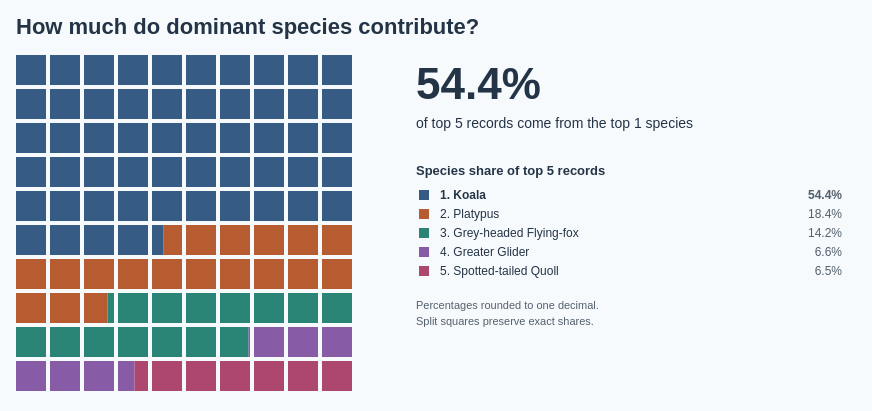

Specify this chart in Vega-Lite:
### Vega specification from a JSON file in a GitHub repository (floating-point values rounded to 4 significant figures; data arrays with more than 128 entries replaced by an {"elided": "..."} marker saying what was removed)
{"$schema": "https://vega.github.io/schema/vega/v5.json", "description": "Share of observation records among the five most recorded mammal species selected over 2017–2026 from Dataset/observations-794195.csv. These are the first five in the shared mammal ranking: Koala, Platypus, Grey-headed Flying-fox, Greater Glider and Spotted-tailed Quoll. The denominator is their combined 3,487 records, not all mammals or the top ten. Each of the 100 squares represents one percentage point of this top-five total; squares use the shared species colours. Boundary squares are split to preserve exact shares. Displayed percentages are rounded to one decimal; tooltips show two decimals. The dominant-species dropdown compares the top one, three or five species without changing the tile allocation or denominator. Hover to highlight and click to link species selection across mammal charts. Subspecies are combined with parent species using the first two scientific-name components; genus-only records are excluded. Records without coordinates are included. Counts represent recording activity, not abundance. Includes partial 2026.", "width": 840, "height": 340, "padding": 16, "background": "#f7fafc", "title": {"text": "How much do dominant species contribute?", "anchor": "start", "font": "Arial", "fontSize": 22, "color": "#243447", "offset": 16, "fontWeight": "bold"}, "signals": [{"name": "topN", "value": 1, "bind": {"input": "select", "options": [1, 3, 5], "labels": ["Top 1 species", "Top 3 species", "Top 5 species"], "name": "Dominant species: "}}, {"name": "totals", "update": "data('summary')[0]"}, {"name": "dominantShare", "update": "totals.dominant / totals.total"}, {"name": "legendColumnWidth", "value": 280}, {"name": "legendSymbolSize", "value": 100}, {"name": "hoveredSpecies", "value": null, "on": [{"events": "@speciesTiles:mouseover, @legendSymbols:mouseover, @speciesLabels:mouseover, @speciesShares:mouseover", "update": "datum.species"}, {"events": "@speciesTiles:mouseout, @legendSymbols:mouseout, @speciesLabels:mouseout, @speciesShares:mouseout", "update": "null"}]}], "data": [{"name": "speciesCounts", "values": {"elided": "146 records"}, "transform": [{"type": "window", "sort": {"field": ["count", "scientific_name"], "order": ["descending", "ascending"]}, "ops": ["row_number"], "as": ["rank"]}, {"type": "formula", "expr": "datum.rank <= topN ? datum.count : 0", "as": "dominantCount"}]}, {"name": "summary", "source": "speciesCounts", "transform": [{"type": "filter", "expr": "datum.rank <= 5"}, {"type": "aggregate", "fields": ["count", "dominantCount", "scientific_name"], "ops": ["sum", "sum", "count"], "as": ["total", "dominant", "speciesCount"]}]}, {"name": "topSpecies", "source": "speciesCounts", "transform": [{"type": "filter", "expr": "datum.rank <= 5"}, {"type": "collect", "sort": {"field": "rank", "order": "ascending"}}]}, {"name": "speciesIntervals", "source": "topSpecies", "transform": [{"type": "window", "sort": {"field": ["rank"], "order": ["ascending"]}, "ops": ["sum"], "fields": ["count"], "as": ["cumulativeCount"], "frame": [null, 0]}, {"type": "formula", "expr": "(datum.cumulativeCount - datum.count) / totals.total * 100", "as": "start"}, {"type": "formula", "expr": "datum.cumulativeCount / totals.total * 100", "as": "end"}]}, {"name": "speciesCells", "source": "speciesIntervals", "transform": [{"type": "formula", "expr": "sequence(floor(datum.start), ceil(datum.end))", "as": "indices"}, {"type": "flatten", "fields": ["indices"], "as": ["index"]}, {"type": "formula", "expr": "max(datum.start - datum.index, 0)", "as": "offset"}, {"type": "formula", "expr": "min(datum.index + 1, datum.end) - max(datum.index, datum.start)", "as": "fraction"}]}], "scales": [{"name": "speciesColor", "type": "ordinal", "domain": ["Koala", "Platypus", "Grey-headed Flying-fox", "Greater Glider", "Spotted-tailed Quoll", "European Rabbit", "Tasmanian Devil", "Quokka", "Eastern Quoll", "Australian Sea Lion"], "range": ["#365B85", "#B65C30", "#2A8576", "#885BA6", "#AD4770", "#86701D", "#6D6B70", "#397FAD", "#bab0ab", "#4D7A24"], "unknown": "#52606d"}], "marks": [{"name": "speciesTiles", "type": "rect", "from": {"data": "speciesCells"}, "encode": {"update": {"x": {"signal": "datum.index % 10 * 34 + datum.offset * 30"}, "y": {"signal": "floor(datum.index / 10) * 34"}, "width": {"signal": "30 * datum.fraction"}, "height": {"value": 30}, "fill": {"scale": "speciesColor", "field": "species"}, "fillOpacity": {"signal": "hoveredSpecies == null || hoveredSpecies === datum.species ? 1 : 0.25"}, "cursor": {"value": "pointer"}, "tooltip": {"signal": "{'Species': datum.species, 'Observations': format(datum.count, ',d'), 'Share of top 5 records': format(datum.count / totals.total, '.2%'), 'Total top 5 records': format(totals.total, ',d')}"}, "description": {"signal": "datum.species + ': ' + format(datum.count / totals.total, '.2%') + ' of top 5 records'"}}}}, {"name": "headline", "type": "text", "interactive": false, "encode": {"update": {"x": {"value": 400}, "y": {"value": 44}, "text": {"signal": "format(dominantShare, '.1%')"}, "fontSize": {"value": 44}, "fill": {"value": "#243447"}, "fontWeight": {"value": "bold"}}}}, {"name": "headlineCaption", "type": "text", "interactive": false, "encode": {"update": {"x": {"value": 400}, "y": {"value": 73}, "text": {"signal": "'of top 5 records come from the top ' + topN + ' species'"}, "fontSize": {"value": 14}, "fill": {"value": "#243447"}, "fontWeight": {"value": "normal"}}}}, {"name": "legendSymbols", "type": "symbol", "from": {"data": "topSpecies"}, "encode": {"update": {"x": {"value": 408}, "y": {"signal": "140 + (datum.rank - 1) * 19"}, "shape": {"value": "square"}, "size": {"signal": "legendSymbolSize"}, "fill": {"scale": "speciesColor", "field": "species"}, "opacity": {"signal": "hoveredSpecies == null || hoveredSpecies === datum.species ? 1 : 0.25"}, "tooltip": {"signal": "{'Species': datum.species, 'Observations': format(datum.count, ',d'), 'Share of top 5 records': format(datum.count / totals.total, '.2%'), 'Total top 5 records': format(totals.total, ',d')}"}, "cursor": {"value": "pointer"}}}}, {"name": "listHeading", "type": "text", "interactive": false, "encode": {"update": {"x": {"value": 400}, "y": {"value": 120}, "text": {"value": "Species share of top 5 records"}, "fontSize": {"value": 13}, "fill": {"value": "#243447"}, "fontWeight": {"value": "bold"}}}}, {"name": "speciesLabels", "type": "text", "interactive": true, "encode": {"update": {"x": {"value": 424}, "y": {"signal": "144 + (datum.rank - 1) * 19"}, "text": {"signal": "datum.rank + '. ' + datum.species"}, "fontSize": {"value": 12}, "fill": {"value": "#243447"}, "fontWeight": {"signal": "datum.rank <= topN ? 'bold' : 'normal'"}, "limit": {"value": 290}, "tooltip": {"signal": "{'Species': datum.species, 'Observations': format(datum.count, ',d'), 'Share of top 5 records': format(datum.count / totals.total, '.2%'), 'Total top 5 records': format(totals.total, ',d')}"}, "cursor": {"value": "pointer"}, "fillOpacity": {"signal": "hoveredSpecies == null || hoveredSpecies === datum.species ? 1 : 0.25"}}}, "from": {"data": "topSpecies"}}, {"name": "speciesShares", "type": "text", "interactive": true, "encode": {"update": {"x": {"value": 826}, "y": {"signal": "144 + (datum.rank - 1) * 19"}, "text": {"signal": "format(datum.count / totals.total, '.1%')"}, "fontSize": {"value": 12}, "fill": {"value": "#52606d"}, "fontWeight": {"signal": "datum.rank <= topN ? 'bold' : 'normal'"}, "align": {"value": "right"}, "tooltip": {"signal": "{'Species': datum.species, 'Observations': format(datum.count, ',d'), 'Share of top 5 records': format(datum.count / totals.total, '.2%'), 'Total top 5 records': format(totals.total, ',d')}"}, "cursor": {"value": "pointer"}, "fillOpacity": {"signal": "hoveredSpecies == null || hoveredSpecies === datum.species ? 1 : 0.25"}}}, "from": {"data": "topSpecies"}}, {"name": "roundingNote", "type": "text", "interactive": false, "encode": {"update": {"x": {"value": 400}, "y": {"value": 254}, "text": {"value": ["Percentages rounded to one decimal.", "Split squares preserve exact shares."]}, "font": {"value": "Arial"}, "fontSize": {"value": 11}, "lineHeight": {"value": 16}, "fill": {"value": "#52606d"}}}}], "config": {"font": "Arial", "legend": {"labelFont": "Arial", "titleFont": "Arial", "labelFontSize": 12, "titleFontSize": 13, "titleFontWeight": "bold", "labelColor": "#6a5b49", "titleColor": "#634320", "symbolType": "square", "symbolSize": 100, "rowPadding": 8, "columnPadding": 24, "labelOffset": 8}}, "usermeta": {"observationWindow": {"source": "Dataset/observations-794195.csv", "dateField": "observed_on", "years": [2017, 2018, 2019, 2020, 2021, 2022, 2023, 2024, 2025, 2026], "yearCount": 10, "includesPartialLatestYear": true}}}
